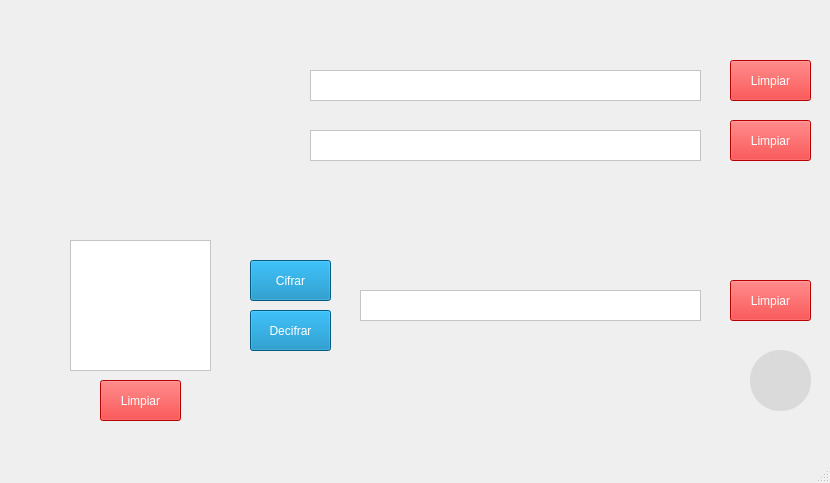
<?xml version="1.0" encoding="UTF-8"?>
<ui version="4.0">
 <class>CifradoMatriz</class>
 <widget class="QMainWindow" name="CifradoMatriz">
  <property name="geometry">
   <rect>
    <x>0</x>
    <y>0</y>
    <width>830</width>
    <height>483</height>
   </rect>
  </property>
  <property name="windowTitle">
   <string>Cifrado de Matriz</string>
  </property>
  <widget class="QWidget" name="centralwidget">
   <widget class="QLabel" name="label">
    <property name="geometry">
     <rect>
      <x>0</x>
      <y>0</y>
      <width>831</width>
      <height>441</height>
     </rect>
    </property>
    <property name="text">
     <string/>
    </property>
    <property name="pixmap">
     <pixmap>Imagenes/fondo.jpg</pixmap>
    </property>
    <property name="scaledContents">
     <bool>true</bool>
    </property>
   </widget>
   <widget class="QLabel" name="label_9">
    <property name="geometry">
     <rect>
      <x>190</x>
      <y>-10</y>
      <width>401</width>
      <height>81</height>
     </rect>
    </property>
    <property name="text">
     <string/>
    </property>
    <property name="pixmap">
     <pixmap>Imagenes/Captura_de_pantalla_2024-05-21_172633-removebg-preview.png</pixmap>
    </property>
    <property name="scaledContents">
     <bool>true</bool>
    </property>
   </widget>
   <widget class="QLabel" name="label_10">
    <property name="geometry">
     <rect>
      <x>80</x>
      <y>70</y>
      <width>221</width>
      <height>41</height>
     </rect>
    </property>
    <property name="text">
     <string/>
    </property>
    <property name="pixmap">
     <pixmap>Imagenes/Captura_de_pantalla_2024-05-21_173322-removebg-preview.png</pixmap>
    </property>
    <property name="scaledContents">
     <bool>true</bool>
    </property>
   </widget>
   <widget class="QPlainTextEdit" name="plainTextEdit">
    <property name="geometry">
     <rect>
      <x>310</x>
      <y>70</y>
      <width>391</width>
      <height>31</height>
     </rect>
    </property>
    <property name="styleSheet">
     <string notr="true">background-color: rgb(255, 255, 255);
color: rgb(0, 0, 0);</string>
    </property>
   </widget>
   <widget class="QTableWidget" name="tableWidget_6">
    <property name="geometry">
     <rect>
      <x>70</x>
      <y>240</y>
      <width>141</width>
      <height>131</height>
     </rect>
    </property>
    <property name="styleSheet">
     <string notr="true">color: rgb(0, 0, 0);
background-color: rgb(255, 255, 255);</string>
    </property>
   </widget>
   <widget class="QPushButton" name="pushButton_19">
    <property name="geometry">
     <rect>
      <x>100</x>
      <y>380</y>
      <width>81</width>
      <height>41</height>
     </rect>
    </property>
    <property name="cursor">
     <cursorShape>PointingHandCursor</cursorShape>
    </property>
    <property name="styleSheet">
     <string notr="true">background-color: rgb(0, 129, 185);
background-color: rgb(255, 0, 0);
color: rgb(255, 255, 255);</string>
    </property>
    <property name="text">
     <string>Limpiar</string>
    </property>
   </widget>
   <widget class="QLabel" name="label_24">
    <property name="geometry">
     <rect>
      <x>10</x>
      <y>200</y>
      <width>81</width>
      <height>221</height>
     </rect>
    </property>
    <property name="text">
     <string/>
    </property>
    <property name="pixmap">
     <pixmap>Imagenes/open-bracket.png</pixmap>
    </property>
    <property name="scaledContents">
     <bool>true</bool>
    </property>
   </widget>
   <widget class="QLabel" name="label_11">
    <property name="geometry">
     <rect>
      <x>90</x>
      <y>180</y>
      <width>101</width>
      <height>61</height>
     </rect>
    </property>
    <property name="text">
     <string/>
    </property>
    <property name="pixmap">
     <pixmap>Imagenes/Captura_de_pantalla_2024-05-19_214409-removebg-preview.png</pixmap>
    </property>
    <property name="scaledContents">
     <bool>true</bool>
    </property>
   </widget>
   <widget class="QLabel" name="label_25">
    <property name="geometry">
     <rect>
      <x>190</x>
      <y>200</y>
      <width>81</width>
      <height>221</height>
     </rect>
    </property>
    <property name="text">
     <string/>
    </property>
    <property name="pixmap">
     <pixmap>Imagenes/close-bracket.png</pixmap>
    </property>
    <property name="scaledContents">
     <bool>true</bool>
    </property>
   </widget>
   <widget class="QPushButton" name="pushButton_23">
    <property name="geometry">
     <rect>
      <x>250</x>
      <y>260</y>
      <width>81</width>
      <height>41</height>
     </rect>
    </property>
    <property name="cursor">
     <cursorShape>PointingHandCursor</cursorShape>
    </property>
    <property name="styleSheet">
     <string notr="true">background-color: rgb(0, 129, 185);
color: rgb(255, 255, 255);</string>
    </property>
    <property name="text">
     <string>Cifrar</string>
    </property>
   </widget>
   <widget class="QPushButton" name="pushButton_24">
    <property name="geometry">
     <rect>
      <x>750</x>
      <y>350</y>
      <width>61</width>
      <height>61</height>
     </rect>
    </property>
    <property name="cursor">
     <cursorShape>PointingHandCursor</cursorShape>
    </property>
    <property name="styleSheet">
     <string notr="true">color: rgb(255, 255, 255);
background-color: rgb(218, 218, 218);


border-radius: 30px;
</string>
    </property>
    <property name="text">
     <string/>
    </property>
    <property name="icon">
     <iconset>
      <normaloff>Imagenes/files.png</normaloff>Imagenes/files.png</iconset>
    </property>
   </widget>
   <widget class="QTextBrowser" name="textBrowser">
    <property name="geometry">
     <rect>
      <x>360</x>
      <y>290</y>
      <width>341</width>
      <height>31</height>
     </rect>
    </property>
    <property name="styleSheet">
     <string notr="true">background-color: rgb(255, 255, 255);
color: rgb(0, 0, 0);</string>
    </property>
   </widget>
   <widget class="QPushButton" name="pushButton_20">
    <property name="geometry">
     <rect>
      <x>730</x>
      <y>60</y>
      <width>81</width>
      <height>41</height>
     </rect>
    </property>
    <property name="cursor">
     <cursorShape>PointingHandCursor</cursorShape>
    </property>
    <property name="styleSheet">
     <string notr="true">background-color: rgb(0, 129, 185);
background-color: rgb(255, 0, 0);
color: rgb(255, 255, 255);</string>
    </property>
    <property name="text">
     <string>Limpiar</string>
    </property>
   </widget>
   <widget class="QPushButton" name="pushButton_21">
    <property name="geometry">
     <rect>
      <x>730</x>
      <y>280</y>
      <width>81</width>
      <height>41</height>
     </rect>
    </property>
    <property name="cursor">
     <cursorShape>PointingHandCursor</cursorShape>
    </property>
    <property name="styleSheet">
     <string notr="true">background-color: rgb(0, 129, 185);
background-color: rgb(255, 0, 0);
color: rgb(255, 255, 255);</string>
    </property>
    <property name="text">
     <string>Limpiar</string>
    </property>
   </widget>
   <widget class="QLabel" name="label_12">
    <property name="geometry">
     <rect>
      <x>80</x>
      <y>130</y>
      <width>221</width>
      <height>41</height>
     </rect>
    </property>
    <property name="text">
     <string/>
    </property>
    <property name="pixmap">
     <pixmap>Imagenes/Captura_de_pantalla_2024-05-21_184238-removebg-preview.png</pixmap>
    </property>
    <property name="scaledContents">
     <bool>true</bool>
    </property>
   </widget>
   <widget class="QPlainTextEdit" name="plainTextEdit_2">
    <property name="geometry">
     <rect>
      <x>310</x>
      <y>130</y>
      <width>391</width>
      <height>31</height>
     </rect>
    </property>
    <property name="styleSheet">
     <string notr="true">background-color: rgb(255, 255, 255);
color: rgb(0, 0, 0);</string>
    </property>
   </widget>
   <widget class="QPushButton" name="pushButton_22">
    <property name="geometry">
     <rect>
      <x>730</x>
      <y>120</y>
      <width>81</width>
      <height>41</height>
     </rect>
    </property>
    <property name="cursor">
     <cursorShape>PointingHandCursor</cursorShape>
    </property>
    <property name="styleSheet">
     <string notr="true">background-color: rgb(0, 129, 185);
background-color: rgb(255, 0, 0);
color: rgb(255, 255, 255);</string>
    </property>
    <property name="text">
     <string>Limpiar</string>
    </property>
   </widget>
   <widget class="QPushButton" name="pushButton_25">
    <property name="geometry">
     <rect>
      <x>250</x>
      <y>310</y>
      <width>81</width>
      <height>41</height>
     </rect>
    </property>
    <property name="cursor">
     <cursorShape>PointingHandCursor</cursorShape>
    </property>
    <property name="styleSheet">
     <string notr="true">background-color: rgb(0, 129, 185);
color: rgb(255, 255, 255);</string>
    </property>
    <property name="text">
     <string>Decifrar</string>
    </property>
   </widget>
   <widget class="QLabel" name="label_13">
    <property name="geometry">
     <rect>
      <x>460</x>
      <y>240</y>
      <width>141</width>
      <height>51</height>
     </rect>
    </property>
    <property name="text">
     <string/>
    </property>
    <property name="pixmap">
     <pixmap>Imagenes/Captura_de_pantalla_2024-05-21_190303-removebg-preview.png</pixmap>
    </property>
    <property name="scaledContents">
     <bool>true</bool>
    </property>
   </widget>
  </widget>
  <widget class="QMenuBar" name="menubar">
   <property name="geometry">
    <rect>
     <x>0</x>
     <y>0</y>
     <width>830</width>
     <height>26</height>
    </rect>
   </property>
  </widget>
  <widget class="QStatusBar" name="statusbar"/>
 </widget>
 <resources/>
 <connections/>
</ui>
